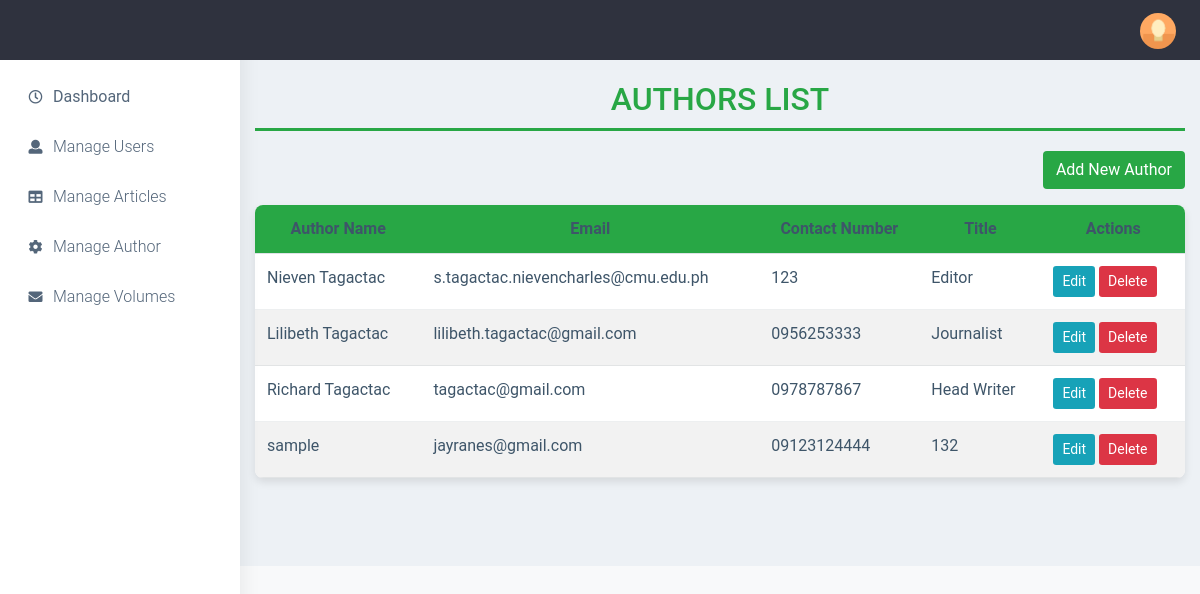
The app's page /index.php/pages/db_authorList with its own data.
### tables this page shows
CREATE TABLE `authors`  (
  `audid` int NOT NULL AUTO_INCREMENT,
  `uid` int NOT NULL,
  `author_name` varchar(255) NULL DEFAULT NULL,
  `email` varchar(255) NULL DEFAULT NULL,
  `contact_num` varbinary(12) NULL DEFAULT NULL,
  `title` varchar(255) NULL DEFAULT NULL,
  PRIMARY KEY (`audid`) USING BTREE
);

### application/controllers/Pages.php (called while the page is built, shortened)
<?php
class Pages extends Base_Controller {
    public function __construct() {
        $this->load->model('User_model');
        $this->load->model('Article_model');
        $this->load->model('Author_model');
    }
    protected function load_view2($page, $data = array()) {
        $data['title'] = ucfirst($page);
        $this->load->view('templates/headerAdmin', $data);
        $this->load->view('pages/' . $page, $data);
        $this->load->view('templates/footerAdmin', $data);
    }
    public function db_authorList() {
        $data['authors'] = $this->Author_model->get_all_authors();
        $this->load_view2('db_authorList', $data);
    }
}

### index.php (called while the page is built, shortened)
<?php
require_once BASEPATH.'core/CodeIgniter.php';

### application/models/Author_model.php (called while the page is built, shortened)
<?php
class Author_model extends CI_Model {
    public function get_all_authors() {
        $query = $this->db->get('authors');
        return $query->result_array();
    }
}

### application/views/pages/db_authorList.php (the view, shortened to what this page needs)
<!DOCTYPE html>
<html lang="en">
<head>
    <link rel="stylesheet" href="https://maxcdn.bootstrapcdn.com/bootstrap/4.5.2/css/bootstrap.min.css">
</head>
<body>
<div class="container">
    <h1 class="title">Authors List</h1>
    <div class="mb-3 text-end">
        <a href="<?php echo site_url('pages/add_author'); ?>" class="btn btn-custom">Add New Author</a>
    </div>
    <table class="table table-hover">
        <thead>
        <tr>
            <th>Author Name</th>
            <th>Email</th>
            <th>Contact Number</th>
            <th>Title</th>
            <th>Actions</th>
        </tr>
        </thead>
        <tbody>
        <?php foreach ($authors as $author): ?>
            <tr>
                <td><?php echo html_escape($author['author_name']); ?></td>
                <td><?php echo html_escape($author['email']); ?></td>
                <td><?php echo html_escape($author['contact_num']); ?></td>
                <td><?php echo html_escape($author['title']); ?></td>
                <td>
                    <a href="<?php echo site_url('pages/edit_author/' . html_escape($author['audid'])); ?>" class="btn btn-edit btn-sm">Edit</a>
                    <a href="<?php echo site_url('author/delete/' . html_escape($author['audid'])); ?>" class="btn btn-danger-custom btn-sm" onclick="return confirm('Are you sure you want to delete this author?')">Delete</a>
                </td>
            </tr>
        <?php endforeach; ?>
        </tbody>
    </table>
</div>
</body>
</html>

### application/views/pages/db_authorList.php (style rules this page uses)
body { font-family: 'Roboto', sans-serif; margin: 0; padding: 0; background-color: #f8f9fa; }
.container { padding-top: 20px; margin: auto; max-width: 1200px; }
h1.title { text-align: center; color: #28a745; margin-bottom: 20px; text-transform: uppercase; font-size: 32px; border-bottom: 3px solid #28a745; padding-bottom: 10px; }
.table { background-color: #ffffff; border-radius: 0.5rem; overflow: hidden; box-shadow: 0 4px 8px rgba(0, 0, 0, 0.1); }
.table thead { background-color: #28a745; color: #ffffff; }
.table thead th { border: none; text-align: center; }
.table tbody tr { transition: background-color 0.2s ease-in-out; }
.table tbody tr:nth-child(even) { background-color: #f2f2f2; }
.btn-custom { background-color: #28a745; color: #ffffff; transition: background-color 0.3s ease; }
.btn-edit { background-color: #17a2b8; color: #ffffff; }
.btn-danger-custom { background-color: #dc3545; color: #ffffff; }

### records on screen
authors: author_name "Nieven Tagactac", email "s.tagactac.nievencharles@cmu.edu.ph", contact_num "123", title "Editor"
authors: author_name "Lilibeth Tagactac", email "lilibeth.tagactac@gmail.com", contact_num "0956253333", title "Journalist"
authors: author_name "Richard Tagactac", email "tagactac@gmail.com", contact_num "0978787867", title "Head Writer"
authors: author_name "sample", email "jayranes@gmail.com", contact_num "09123124444", title "132"
